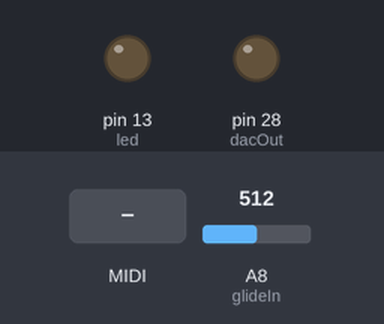
Bench run of a sketch on a simulated Teensy 3. On the bench: output pins drawn as LEDs (lit = HIGH). The test bench sets the inputs (shaded band); at power-on: A8 (glideIn) = 512.

Above: at 1.2 s.
1.3 s: MIDI note 36 received
At 1.45 s:
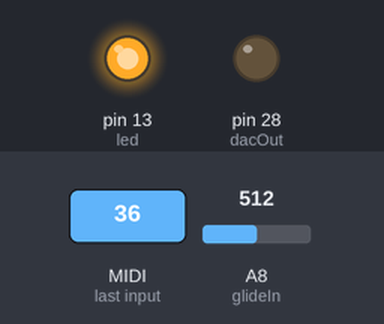
Timing chart, 0 to 4.3 s (numbered marks = the images above; inputs shaded):
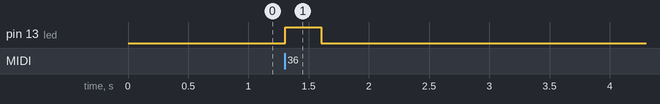

Measured:
- after the input at 1.3 s, pin 13 (led): LOW → HIGH at once, → LOW 0.30 s later

The sketch:

teensycode.ino
```cpp
 /**
 *  MIDI interface with a Teensy 3.2
 *
 *  Allows for input from a MIDI keyboard over USB and output over the Teensy's DAC
 */
const int led = 13;
const int dacOut = A14;
const int glideIn = A8;

const int loopDt = 50; // in ms

static const int numNotes = 60;

typedef struct {
  const char* desc;
  float volt;
} note_t;

note_t notes[numNotes] = {
  {.desc="C2", .volt=0.1655},
  {.desc="C#2", .volt=0.1754},
  {.desc="D2", .volt=0.1858},
  {.desc="D#2", .volt=0.1969},
  {.desc="E2", .volt=0.2086},
  {.desc="F2", .volt=0.2210},
  {.desc="F#2", .volt=0.2341},
  {.desc="G2", .volt=0.2480},
  {.desc="G#2", .volt=0.2628},
  {.desc="A2", .volt=0.2784},
  {.desc="A#2", .volt=0.2950},
  {.desc="B2", .volt=0.3125},
  {.desc="C3", .volt=0.3311},
  {.desc="C#3", .volt=0.3508},
  {.desc="D3", .volt=0.3716},
  {.desc="D#3", .volt=0.3937},
  {.desc="E3", .volt=0.4171},
  {.desc="F3", .volt=0.4419},
  {.desc="F#3", .volt=0.4682},
  {.desc="G3", .volt=0.4961},
  {.desc="G#3", .volt=0.5256},
  {.desc="A3", .volt=0.5568},
  {.desc="A#3", .volt=0.5899},
  {.desc="B3", .volt=0.6250},
  {.desc="C4", .volt=0.6622},
  {.desc="C#4", .volt=0.7015},
  {.desc="D4", .volt=0.7433},
  {.desc="D#4", .volt=0.7875},
  {.desc="E4", .volt=0.8343},
  {.desc="F4", .volt=0.8839},
  {.desc="F#4", .volt=0.9364},
  {.desc="G4", .volt=0.9921},
  {.desc="G#4", .volt=1.0511},
  {.desc="A4", .volt=1.1136},
  {.desc="A#4", .volt=1.1798},
  {.desc="B4", .volt=1.2500},
  {.desc="C5", .volt=1.3243},
  {.desc="C#5", .volt=1.4031},
  {.desc="D5", .volt=1.4865},
  {.desc="D#5", .volt=1.5749},
  {.desc="E5", .volt=1.6685},
  {.desc="F5", .volt=1.7678},
  {.desc="F#5", .volt=1.8729},
  {.desc="G5", .volt=1.9843},
  {.desc="G#5", .volt=2.1022},
  {.desc="A5", .volt=2.2272},
  {.desc="A#5", .volt=2.3597},
  {.desc="B5", .volt=2.500},
  {.desc="C6", .volt=2.6487},
  {.desc="C#6", .volt=2.8062},
  {.desc="D6", .volt=2.9730},
  {.desc="D#6", .volt=3.1498},
  {.desc="E6", .volt=3.3371},
  {.desc="F6", .volt=3.5355},
  {.desc="F#6", .volt=3.7458},
  {.desc="G6", .volt=3.9685},
  {.desc="G#6", .volt=4.2045},
  {.desc="A6", .volt=4.4545},
  {.desc="A#6", .volt=4.7194},
  {.desc="B6", .volt=5.0000}
};

const float MAX_GLIDE_TIME = 1500;
float getGlideTime() {
  int val = analogRead(glideIn);
  return MAX_GLIDE_TIME * (val / 4095);
}

int NO_NOTE = numNotes;
int curNote = NO_NOTE;
float prevVolt = 0;
int prevNote = 0;
float step = 0xffff;
void updateOutput() {
  if (curNote == NO_NOTE) {
    analogWrite(dacOut, 0);
    return;
  } else if ((curNote < 0) || (curNote > 59)) {
    return; // don't output a note outside of proper range
  }

  note_t note = notes[curNote];
  float desVolt = note.volt;

  if (curNote != prevNote && getGlideTime() && prevNote != NO_NOTE) {
    step = abs(notes[prevNote].volt - notes[curNote].volt) / (getGlideTime() / loopDt);
  } else if (!getGlideTime() || prevNote == NO_NOTE) {
    // no slew
    step = 0xffff;
  }

  // Slew according to the glide param
  if (desVolt - prevVolt > step) {
    desVolt = prevVolt + step;
  } else if (desVolt - prevVolt < -step) {
    desVolt = prevVolt - step;
  }

  uint16_t cmdVolt = (float)(desVolt / 5.0) * 4095; // convert to 0-4095 range
  analogWrite(dacOut, cmdVolt);

  prevVolt = desVolt;
  prevNote = curNote;
}

void OnNoteOn(byte channel, byte note, byte velocity) {
  digitalWrite(led, HIGH);
  channel -= 1;

  curNote = note - 36; // C2 is 36
}

void OnNoteOff(byte channel, byte note, byte velocity) {
  digitalWrite(led, LOW);

  curNote = NO_NOTE;
}

void setup() {
  pinMode(led, OUTPUT);
  pinMode(dacOut, OUTPUT);
  analogWriteResolution(12);
  usbMIDI.setHandleNoteOff(OnNoteOff);
  usbMIDI.setHandleNoteOn(OnNoteOn);
}

void loop() {
  usbMIDI.read();
  updateOutput();

  delay(loopDt);
}
```
